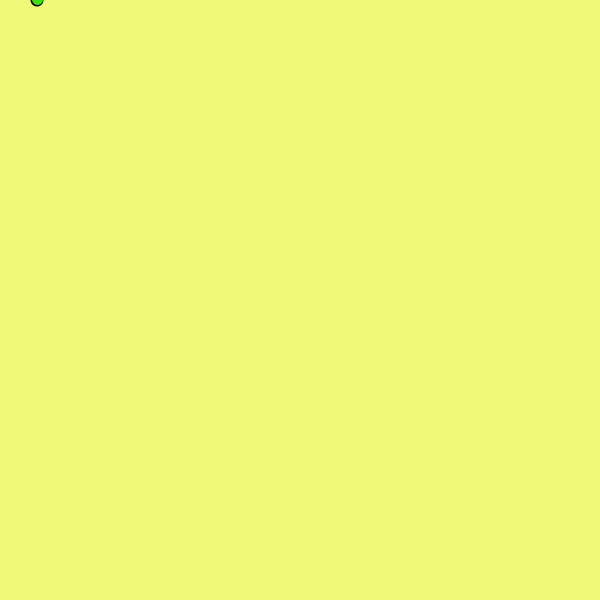
Frame 1 (no input)
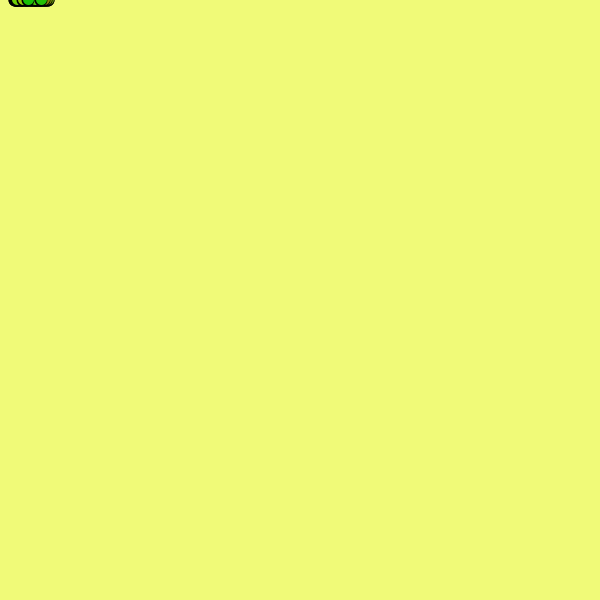
Frame 60 (the mouse pressed at the canvas centre just before this capture)
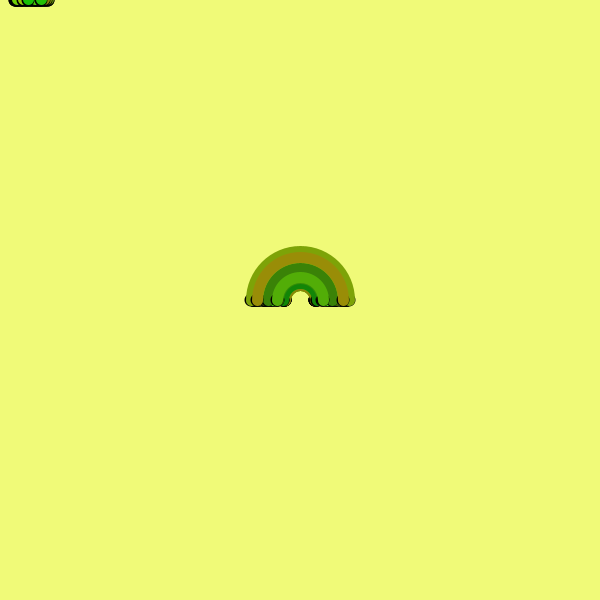
Frame 120 (the mouse held since frame 60 and released just before this capture)

The Processing sketch that drew these frames (run headless with seeded random() and noise(); from frame 60 on, the mouse is pressed at the canvas centre):

// Processing sketch: processing_39444
// ── processing_39444.pde

void setup() {
  size(600, 600);
  background(240,250,120);
  smooth();
}

void draw() {
  int distance = int(random(15,50));
  noStroke();
  fill(0);
  ellipse(mouseX+distance, mouseY, 13, 13);
  ellipse(mouseX-distance, mouseY, 13, 13);
  stroke(random(17,185), random(122,230), 7);
  strokeWeight(11);
  noFill();
  arc(mouseX, mouseY, 2*distance, 2*distance, PI,TWO_PI);
  
}

void mousePressed() {
  background(240,250,120);    
}
